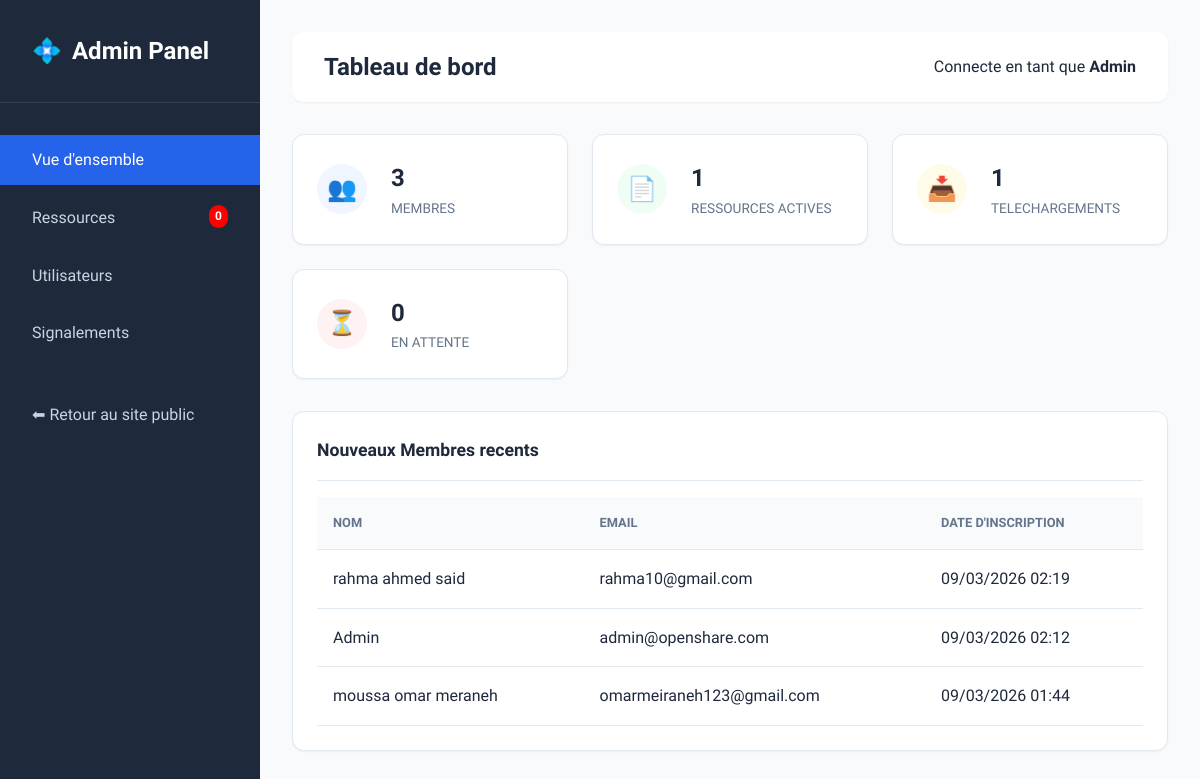
/admin/dashboard.php (signed in), run on the app's committed database.
### tables this page shows
CREATE TABLE IF NOT EXISTS `utilisateurs` (
  `id` int(11) NOT NULL AUTO_INCREMENT,
  `nom` varchar(100) NOT NULL,
  `email` varchar(150) NOT NULL,
  `mot_de_passe` varchar(255) NOT NULL,
  `role` enum('user','admin') NOT NULL DEFAULT 'user',
  `reset_token` varchar(64) DEFAULT NULL,
  `reset_expires` timestamp NULL DEFAULT NULL,
  `date_inscription` timestamp NOT NULL DEFAULT CURRENT_TIMESTAMP,
  PRIMARY KEY (`id`),
  UNIQUE KEY `email` (`email`)
);

### admin/dashboard.php (the view, shortened to what this page needs)
<?php
require_once __DIR__ . '/../includes/db.php';
$stats = [
    'users' => 0,
    'resources' => 0,
    'downloads' => 0,
    'pending' => 0
];
try {
    $stmt = $pdo->query("SELECT COUNT(id) FROM utilisateurs");
    $stats['users'] = $stmt->fetchColumn();
    $stmt = $pdo->query("SELECT COUNT(id) FROM ressources WHERE statut = 'valide'");
    $stats['resources'] = $stmt->fetchColumn();
    $stmt = $pdo->query("SELECT SUM(nb_telechargements) FROM ressources");
    $stats['downloads'] = $stmt->fetchColumn() ?? 0;
    $stmt = $pdo->query("SELECT COUNT(id) FROM ressources WHERE statut = 'en_attente'");
    $stats['pending'] = $stmt->fetchColumn();
    $stmt = $pdo->query("SELECT nom, email, date_inscription FROM utilisateurs ORDER BY date_inscription DESC LIMIT 5");
    $recentUsers = $stmt->fetchAll();
} catch (Exception $e) {
    $error = "Erreur SQL : " . $e->getMessage();
}
?>
<!DOCTYPE html>
<html lang="fr">
<head>
    <link rel="stylesheet" href="../assets/css/style.css">
</head>
<body>
    <div class="admin-layout">
        <aside class="admin-sidebar">
            <div class="admin-logo">
                <span class="logo-icon">💠</span> Admin Panel
            </div>
            <ul class="admin-nav">
                <li><a href="dashboard.php" class="active">Vue d'ensemble</a></li>
                <li><a href="resources.php">Ressources <span class="badge" style="background:red; color:white; padding:2px 6px; float:right;"><?= $stats['pending'] ?></span></a></li>
                <li><a href="users.php">Utilisateurs</a></li>
                <li><a href="reports.php">Signalements</a></li>
                <li style="margin-top:2rem;"><a href="../index.php">⬅ Retour au site public</a></li>
            </ul>
        </aside>
        <main class="admin-content">
            <header class="admin-header">
                <h2>Tableau de bord</h2>
                <div class="user-badge">
                    Connecte en tant que <strong><?= htmlspecialchars($_SESSION['user_name']) ?></strong>
                </div>
            </header>
            <div class="stats-grid">
                <div class="stat-card">
                    <div class="stat-icon users">👥</div>
                    <div class="stat-info">
                        <div class="value"><?= number_format($stats['users']) ?></div>
                        <div class="label">Membres</div>
                    </div>
                </div>
                <div class="stat-card">
                    <div class="stat-icon docs">📄</div>
                    <div class="stat-info">
                        <div class="value"><?= number_format($stats['resources']) ?></div>
                        <div class="label">Ressources Actives</div>
                    </div>
                </div>
                <div class="stat-card">
                    <div class="stat-icon dl">📥</div>
                    <div class="stat-info">
                        <div class="value"><?= number_format($stats['downloads']) ?></div>
                        <div class="label">Telechargements</div>
                    </div>
                </div>
                <div class="stat-card">
                    <div class="stat-icon warn">⏳</div>
                    <div class="stat-info">
                        <div class="value"><?= number_format($stats['pending']) ?></div>
                        <div class="label">En Attente</div>
                    </div>
                </div>
            </div>
            <div class="card">
                <div class="card-header">Nouveaux Membres recents</div>
                <table>
                    <thead>
                        <tr>
                            <th>Nom</th>
                            <th>Email</th>
                            <th>Date d'inscription</th>
                        </tr>
                    </thead>
                    <tbody>
                        <?php if(!empty($recentUsers)): ?>
                            <?php foreach($recentUsers as $user): ?>
                            <tr>
                                <td><?= htmlspecialchars($user['nom']) ?></td>
                                <td><?= htmlspecialchars($user['email']) ?></td>
                                <td><?= date('d/m/Y H:i', strtotime($user['date_inscription'])) ?></td>
                            </tr>
                            <?php endforeach; ?>
                        <?php else: ?>
                            <tr>
                                <td colspan="3" style="text-align:center; padding:2rem;">Aucun membre trouve.</td>
                            </tr>
                        <?php endif; ?>
                    </tbody>
                </table>
            </div>
        </main>
    </div>
</body>
</html>

### assets/css/style.css (style rules this page uses)
:root { --primary-color: #2563eb; --primary-hover: #1d4ed8; --text-main: #1e293b; --text-muted: #64748b; --bg-body: #f8fafc; --bg-surface: #ffffff; --border-color: #e2e8f0; --shadow-sm: 0 1px 2px 0 rgb(0 0 0 / 0.05); --shadow-md: 0 4px 6px -1px rgb(0 0 0 / 0.1), 0 2px 4px -2px rgb(0 0 0 / 0.1); --shadow-hover: 0 10px 15px -3px rgb(0 0 0 / 0.1), 0 4px 6px -4px rgb(0 0 0 / 0.1); --radius: 0.75rem; --transition: all 0.3s ease; }
* { box-sizing: border-box; margin: 0; padding: 0; }
body { font-family: 'Sora', sans-serif; background-color: var(--bg-body); color: var(--text-main); line-height: 1.6; }
a { text-decoration: none; color: var(--primary-color); }
.logo-icon { color: var(--primary-color); }
.card { background: var(--bg-surface); border-radius: var(--radius); border: 1px solid var(--border-color); padding: 1.5rem; box-shadow: var(--shadow-sm); transition: var(--transition); display: flex; flex-direction: column; }
.card-header { display: flex; justify-content: space-between; margin-bottom: 1rem; }
.badge { padding: 0.25rem 0.6rem; border-radius: 20px; font-size: 0.75rem; font-weight: 600; }

### admin/dashboard.php (style rules this page uses)
.admin-layout { display: flex; min-height: 100vh; }
.admin-sidebar { width: 260px; background: #1e293b; color: white; padding: 2rem 0; flex-shrink: 0; }
.admin-logo { padding: 0 2rem 2rem; font-size: 1.5rem; font-weight: 700; border-bottom: 1px solid #334155; margin-bottom: 2rem; display: flex; align-items: center; gap: 10px; }
.admin-nav { list-style: none; }
.admin-nav li { margin-bottom: 0.5rem; }
.admin-nav a { display: block; padding: 0.75rem 2rem; color: #cbd5e1; text-decoration: none; transition: var(--transition); }
.admin-nav a:hover, .admin-nav a.active { background: var(--primary-color); color: white; }
.admin-content { flex-grow: 1; background: var(--bg-body); padding: 2rem; min-width: 0; }
.admin-header { display: flex; justify-content: space-between; align-items: center; margin-bottom: 2rem; background: white; padding: 1rem 2rem; border-radius: var(--radius); box-shadow: var(--shadow-sm); }
.stats-grid { display: grid; grid-template-columns: repeat(auto-fit, minmax(220px, 1fr)); gap: 1.5rem; margin-bottom: 2rem; }
.stat-card { background: white; padding: 1.5rem; border-radius: var(--radius); box-shadow: var(--shadow-sm); border: 1px solid var(--border-color); display: flex; align-items: center; gap: 1.5rem; }
.stat-icon { width: 50px; height: 50px; border-radius: 50%; display: flex; align-items: center; justify-content: center; font-size: 1.5rem; }
.stat-icon.users { background: #eff6ff; color: #3b82f6; }
.stat-icon.docs { background: #f0fdf4; color: #22c55e; }
.stat-icon.dl { background: #fefce8; color: #eab308; }
.stat-icon.warn { background: #fef2f2; color: #ef4444; }
.stat-info .value { font-size: 1.5rem; font-weight: 700; color: var(--text-main); }
.stat-info .label { font-size: 0.85rem; color: var(--text-muted); text-transform: uppercase; }
.card { background: white; border-radius: var(--radius); box-shadow: var(--shadow-sm); border: 1px solid var(--border-color); padding: 1.5rem; }
.card-header { margin-bottom: 1rem; padding-bottom: 1rem; border-bottom: 1px solid var(--border-color); font-size: 1.1rem; font-weight: 600; }
table { width: 100%; border-collapse: collapse; }
th, td { text-align: left; padding: 1rem; border-bottom: 1px solid var(--border-color); }
th { background: #f8fafc; color: var(--text-muted); font-weight: 600; text-transform: uppercase; font-size: 0.8rem; }

### data on the page
utilisateurs: nom "rahma ahmed said", email "rahma10@gmail.com", date_inscription "09/03/2026 02:19"
utilisateurs: nom "Admin", email "admin@openshare.com", date_inscription "09/03/2026 02:12"
utilisateurs: nom "moussa omar meraneh", email "omarmeiraneh123@gmail.com", date_inscription "09/03/2026 01:44"

### other printed values
$stats['pending'] "0"
$_SESSION['user_name'] "Admin"
$stats['users'] "3"
$stats['resources'] "1"
$stats['downloads'] "1"
